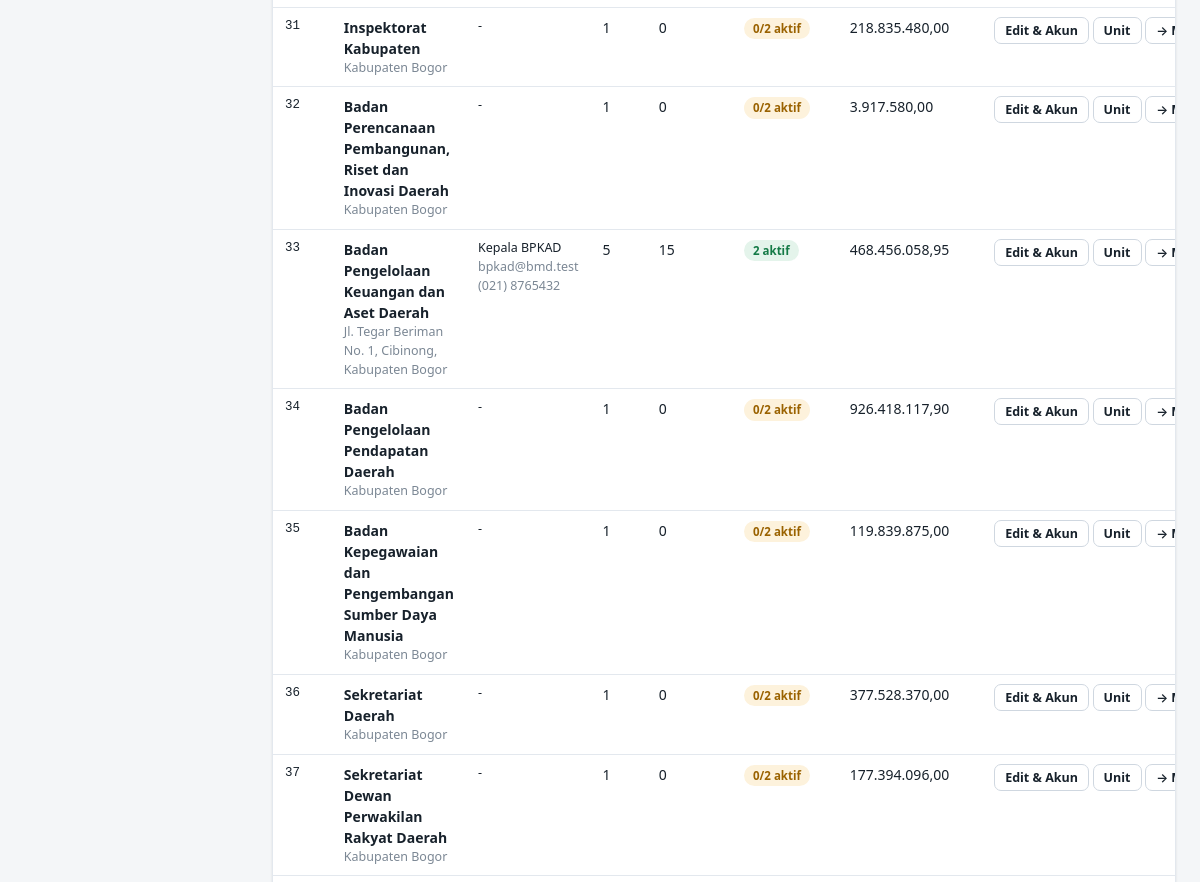
The app's page /index.php?page=skpd&hal=2 (signed in, middle part), older data.
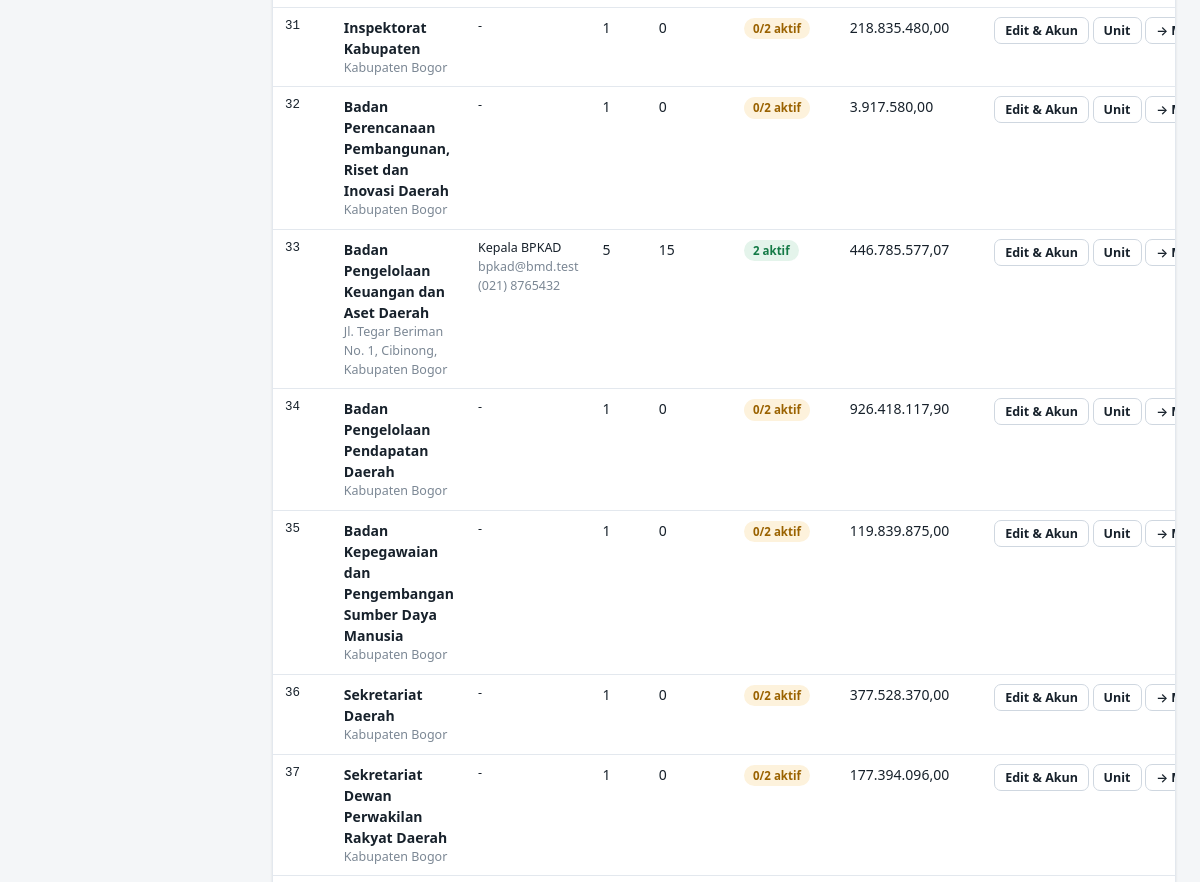
The same page, newer data.
### tables this page shows
CREATE TABLE skpd (
  id          INT UNSIGNED NOT NULL AUTO_INCREMENT PRIMARY KEY,
  kode        VARCHAR(30)  NULL,
  nama        VARCHAR(200) NOT NULL,
  lokasi      VARCHAR(255) NULL,
  pic         VARCHAR(150) NULL,
  email       VARCHAR(150) NULL,
  telp        VARCHAR(50)  NULL,
  created_at  DATETIME NOT NULL DEFAULT CURRENT_TIMESTAMP,
  updated_at  DATETIME NULL ON UPDATE CURRENT_TIMESTAMP
);

### core/helpers.php (called while the page is built, shortened)
<?php
function e($s)
{
    return htmlspecialchars((string)$s, ENT_QUOTES, 'UTF-8');
}
function url($page = 'dashboard', array $params = [])
{
    $params = array_merge(['page' => $page], $params);
    return 'index.php?' . http_build_query($params);
}
function input($key, $default = null)
{
    if (isset($_GET[$key])) return is_string($_GET[$key]) ? trim($_GET[$key]) : $_GET[$key];
    return $default;
}
function input_int($key, $default = 0)
{
    $v = input($key, null);
    return ($v === null || $v === '') ? $default : (int)$v;
}
function rupiah($n, $dec = 2)
{
    return number_format((float)$n, $dec, ',', '.');
}
function paginate($total, $perPage = 25)
{
    $page = max(1, input_int('hal', 1));
    $pages = max(1, (int)ceil($total / $perPage));
    $page = min($page, $pages);
    return ['page' => $page, 'pages' => $pages, 'offset' => ($page - 1) * $perPage, 'limit' => $perPage, 'total' => $total];
}

### index.php (called while the page is built, shortened)
<?php
$page = isset($_GET['page']) ? preg_replace('/[^a-z_]/', '', $_GET['page']) : 'dashboard';
require __DIR__ . '/pages/' . $page . '.php';

### core/db.php (called while the page is built, shortened)
<?php
function db()
{
    static $conn = null;
    if ($conn === null) {
        try {
            $conn = new mysqli(DB_HOST, DB_USER, DB_PASS, DB_NAME, (int)DB_PORT);
            $conn->set_charset('utf8mb4');
            $conn->query("SET time_zone = '+07:00'");
        } catch (mysqli_sql_exception $e) {
            http_response_code(500);
            echo '<div style="font-family:sans-serif;max-width:640px;margin:60px auto;padding:24px;border:1px solid #f1c0c0;border-radius:8px;background:#fff7f7">'
                . '<h2 style="margin-top:0;color:#b42318">Koneksi database gagal</h2>'
                . '<p>Periksa pengaturan <code>DB_HOST</code>, <code>DB_USER</code>, <code>DB_PASS</code>, <code>DB_NAME</code> pada file <code>config.php</code> '
                . 'dan pastikan database sudah diimpor dari folder <code>database/</code>.</p>'
                . (APP_DEBUG ? '<pre style="white-space:pre-wrap">' . htmlspecialchars($e->getMessage()) . '</pre>' : '')
                . '</div>';
            exit;
        }
    }
    return $conn;
}
function q($sql, array $params = [])
{
    $stmt = db()->prepare($sql);
    if ($params) {
        $types = '';
        $vals = [];
        foreach ($params as $p) {
            if (is_int($p) || is_bool($p)) { $types .= 'i'; $vals[] = (int)$p; }
            elseif (is_float($p)) { $types .= 'd'; $vals[] = $p; }
            elseif ($p === null) { $types .= 's'; $vals[] = null; }
            else { $types .= 's'; $vals[] = (string)$p; }
        }
        $refs = [];
        foreach ($vals as $k => $v) { $refs[$k] = &$vals[$k]; }
        array_unshift($refs, $types);
        call_user_func_array([$stmt, 'bind_param'], $refs);
    }
    $stmt->execute();
    return $stmt;
}
function rows($sql, array $params = [])
{
    $stmt = q($sql, $params);
    $res = $stmt->get_result();
    $out = $res ? $res->fetch_all(MYSQLI_ASSOC) : [];
    return $out;
}
function row($sql, array $params = [])
{
    $r = rows($sql, $params);
    return $r ? $r[0] : null;
}
function val($sql, array $params = [])
{
    $r = row($sql, $params);
    return $r ? reset($r) : null;
}

### core/org.php (called while the page is built, shortened)
<?php
function can_manage_account(array $target, $u = null)
{
    $u = $u ?: user();
    if ($u['role'] === 'superadmin') return true;
    return false;
}

### pages/skpd.php (the view, shortened to what the changed rows need)
<?php
$where = '1=1';
$params = [];
$total = (int)val("SELECT COUNT(*) FROM skpd s WHERE $where", $params);
$pg = paginate($total, 25);
$list = rows("SELECT s.*,
                (SELECT COUNT(*) FROM unit_kerja WHERE skpd_id=s.id AND level='unit') n_unit,
                (SELECT COUNT(*) FROM unit_kerja WHERE skpd_id=s.id AND level='subunit') n_sub,
                (SELECT COUNT(*) FROM users WHERE skpd_id=s.id AND role='admin_skpd' AND is_active=1 AND email IS NOT NULL) n_aktif,
                (SELECT COALESCE(SUM(b.nilai),0) FROM barang b JOIN unit_kerja uk ON uk.id=b.unit_id WHERE uk.skpd_id=s.id) nilai
              FROM skpd s WHERE $where ORDER BY (s.kode IS NULL), s.kode+0, s.kode, s.nama LIMIT {$pg['limit']} OFFSET {$pg['offset']}", $params);
include BASE_PATH . '/views/header.php';
?>
<div class="card">
  <div class="card-body tight table-wrap">
    <table class="tbl">
      <tbody>
      <?php foreach ($list as $s): ?>
        <tr>
          <td class="mono"><?= e($s['kode'] ?: '-') ?></td>
          <td><b><?= e($s['nama']) ?></b><?php if ($s['lokasi']): ?><div class="small muted"><?= e($s['lokasi']) ?></div><?php endif; ?></td>
          <td class="small"><?= e($s['pic'] ?: '-') ?><?php if ($s['email'] || $s['telp']): ?><div class="muted"><?= e(trim($s['email'] . ' ' . $s['telp'])) ?></div><?php endif; ?></td>
          <td class="num"><?= (int)$s['n_unit'] ?></td>
          <td class="num"><?= (int)$s['n_sub'] ?></td>
          <td><?= (int)$s['n_aktif'] === 2 ? '<span class="badge badge-green">2 aktif</span>' : '<span class="badge badge-amber">' . (int)$s['n_aktif'] . '/2 aktif</span>' ?></td>
          <td class="num"><?= rupiah($s['nilai']) ?></td>
          <td class="act">
            <a class="btn btn-light btn-sm" href="<?= e(url('skpd_form', ['id' => $s['id']])) ?>">Edit &amp; Akun</a>
            <a class="btn btn-light btn-sm" href="<?= e(url('unit', ['skpd' => $s['id']])) ?>">Unit</a>
            <?= login_as_btn((int)val("SELECT id FROM users WHERE skpd_id=? AND role='admin_skpd' ORDER BY slot, id LIMIT 1", [(int)$s['id']]), 'Masuk') ?>
          </td>
        </tr>
      <?php endforeach; ?>
      </tbody>
    </table>
  </div>
</div>
<?php include BASE_PATH . '/views/footer.php'; ?>

### core/auth.php (shortened to what the changed rows need)
<?php
function impersonator_id()
{
    return (int)($_SESSION['impersonator'] ?? 0);
}
function real_user()
{
    static $r = false;
    if ($r === false) {
        $rid = impersonator_id() ?: (int)($_SESSION['uid'] ?? 0);
        $r = $rid ? row('SELECT * FROM users WHERE id=?', [$rid]) : null;
    }
    return $r;
}
function can_login_as(array $target)
{
    $r = real_user();
    return can_manage_account($target, $r);
}
function login_as_btn($userId, $label = 'Masuk sebagai', $cls = 'btn btn-light btn-sm')
{
    $t = row('SELECT id, role, unit_id FROM users WHERE id=?', [(int)$userId]);
    if (!$t || !can_login_as($t)) return '';
    return '<form method="post" action="login_as.php" class="inline-form">' . csrf_field()
        . '<input type="hidden" name="aksi" value="masuk"><input type="hidden" name="id" value="' . (int)$userId . '">'
        . '<input type="hidden" name="back" value="' . e('index.php?' . ($_SERVER['QUERY_STRING'] ?? '')) . '">'
        . '<button class="' . e($cls) . '" type="submit" title="Login As: masuk ke aplikasi sebagai akun ini">&#8594; ' . e($label) . '</button></form>';
}

Row changes from the older to the newer data that the page shows:
changed skpd "Badan Pengelolaan Keuangan dan Aset Daerah": nilai "468.456.058,95" → "446.785.577,07"
